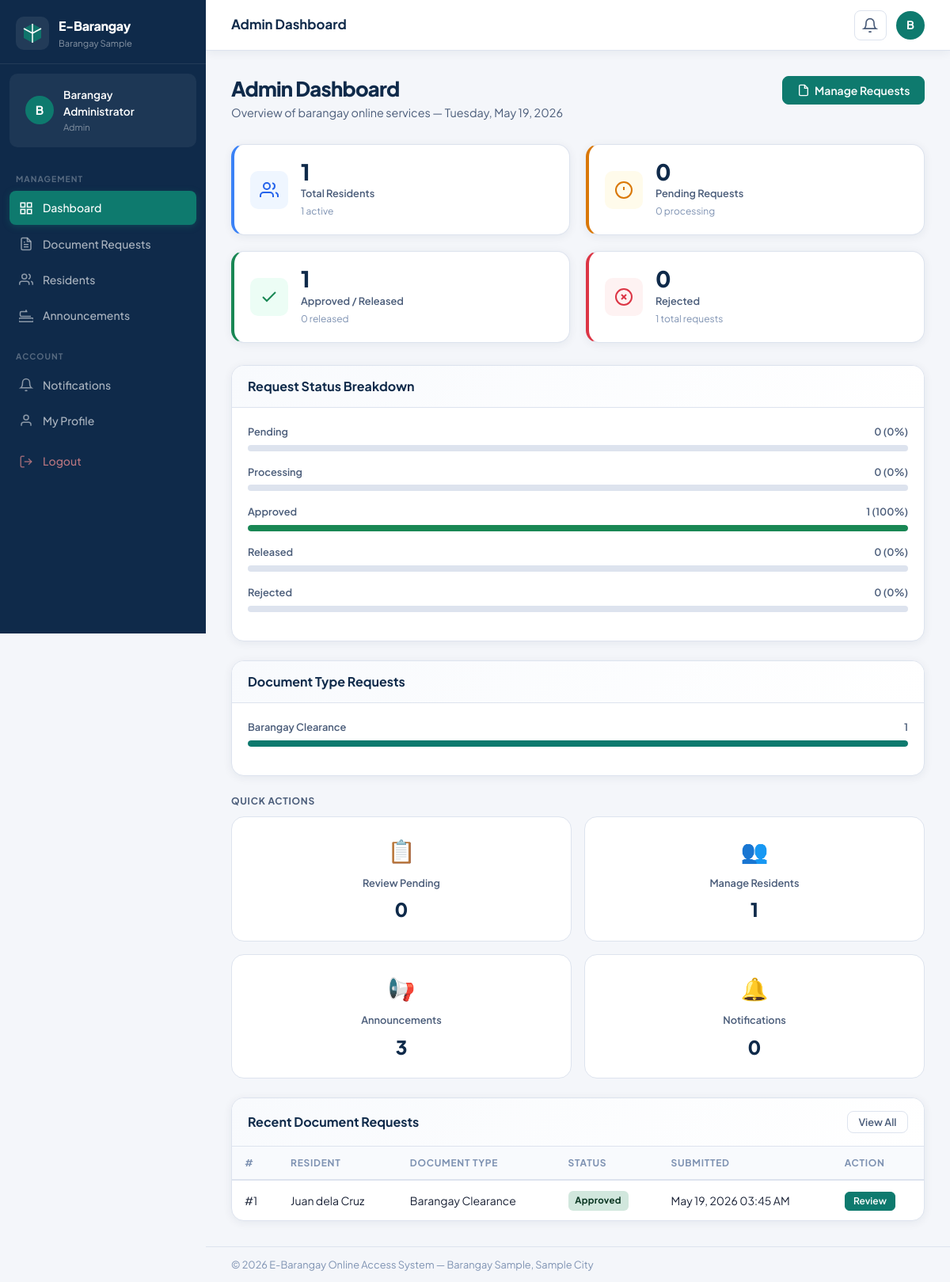
Page /admin_dashboard.php (signed in) on the committed database.
### tables this page shows
CREATE TABLE IF NOT EXISTS users (
    id INT AUTO_INCREMENT PRIMARY KEY,
    full_name VARCHAR(150) NOT NULL,
    email VARCHAR(150) NOT NULL UNIQUE,
    password VARCHAR(255) NOT NULL,
    phone VARCHAR(20),
    address TEXT,
    date_of_birth DATE,
    place_of_birth VARCHAR(150),
    civil_status ENUM('Single','Married','Widowed','Separated','Annulled') DEFAULT 'Single',
    citizenship VARCHAR(100) DEFAULT 'Filipino',
    cedula_number VARCHAR(50),
    gender ENUM('Male','Female','Other') DEFAULT 'Male',
    role ENUM('admin','resident') DEFAULT 'resident',
    status ENUM('active','inactive') DEFAULT 'active',
    profile_photo VARCHAR(255) DEFAULT NULL,
    created_at DATETIME DEFAULT CURRENT_TIMESTAMP,
    updated_at DATETIME DEFAULT CURRENT_TIMESTAMP ON UPDATE CURRENT_TIMESTAMP
);

CREATE TABLE IF NOT EXISTS document_requests (
    id INT AUTO_INCREMENT PRIMARY KEY,
    user_id INT NOT NULL,
    document_type ENUM('barangay_clearance','certificate_of_indigency','business_clearance','barangay_blotter') NOT NULL,
    status ENUM('Pending','Processing','Approved','Released','Rejected') DEFAULT 'Pending',
    purpose TEXT,
    admin_remarks TEXT DEFAULT NULL,
     
    full_name VARCHAR(150),
    complete_address TEXT,
    date_of_birth DATE,
    place_of_birth VARCHAR(150),
    civil_status VARCHAR(50),
    citizenship VARCHAR(100),
    period_of_residency VARCHAR(100),
    cedula_number VARCHAR(50),
     
    monthly_income DECIMAL(12,2),
    annual_income DECIMAL(12,2),
    target_institution VARCHAR(150),
    specific_benefit VARCHAR(150),
     
    business_name VARCHAR(150),
    business_address TEXT,
    type_of_ownership ENUM('Sole Proprietorship','Partnership','Corporation'),
    nature_of_business VARCHAR(200),
    capital_investment DECIMAL(15,2),
     
    complainant_name VARCHAR(150),
    complainant_address TEXT,
    complainant_contact VARCHAR(50),
    respondent_name VARCHAR(150),
    respondent_address TEXT,
    respondent_contact VARCHAR(50),
    case_type VARCHAR(100),
    date_of_occurrence DATETIME,
    place_of_incident TEXT,
    narrative_of_events LONGTEXT,
    witnesses TEXT,
    evidence_description TEXT,
    desired_action TEXT,
    created_at DATETIME DEFAULT CURRENT_TIMESTAMP,
    updated_at DATETIME DEFAULT CURRENT_TIMESTAMP ON UPDATE CURRENT_TIMESTAMP,
    FOREIGN KEY (user_id) REFERENCES users(id) ON DELETE CASCADE
);

### admin_dashboard.php (the view, shortened to what the rows shown need)
<?php
require_once 'config.php';
$recentReqs = $conn->query("SELECT dr.*, u.full_name FROM document_requests dr JOIN users u ON dr.user_id=u.id ORDER BY dr.created_at DESC LIMIT 8")->fetch_all(MYSQLI_ASSOC);
include_once 'includes/layout.php';
?>
<div class="page-header">
    <div>
        <h1 class="page-title">Admin Dashboard</h1>
    </div>
</div>
<div class="card" style="margin-top:1.5rem">
    <div class="card-body p-0">
        <div class="table-responsive">
            <table class="data-table">
                <thead>
                    <tr>
                        <th>#</th>
                        <th>Resident</th>
                        <th>Document Type</th>
                        <th>Status</th>
                        <th>Submitted</th>
                        <th>Action</th>
                    </tr>
                </thead>
                <tbody>
                    <?php if (empty($recentReqs)): ?>
                    <tr><td colspan="6" class="text-center text-muted">No requests found.</td></tr>
                    <?php else: foreach ($recentReqs as $r): ?>
                    <tr>
                        <td>#<?= $r['id'] ?></td>
                        <td><?= e($r['full_name']) ?></td>
                        <td><?= documentTypeLabel($r['document_type']) ?></td>
                        <td><?= statusBadge($r['status']) ?></td>
                        <td><?= formatDateTime($r['created_at']) ?></td>
                        <td>
                            <a href="manage_request.php?view=<?= $r['id'] ?>" class="btn btn-primary btn-xs">Review</a>
                        </td>
                    </tr>
                    <?php endforeach; endif; ?>
                </tbody>
            </table>
        </div>
    </div>
</div>
<?php include_once 'includes/footer.php'; ?>

### includes/layout.php (shortened to what the rows shown need)
<?php
require_once (strpos(__DIR__, 'includes') !== false ? dirname(__DIR__) . '/config.php' : 'config.php');
$currentUser    = getCurrentUser();
$userId         = (int)($_SESSION['user_id'] ?? 0);
$userRole       = $_SESSION['role'] ?? 'resident';
$unreadCount    = $userId ? getUnreadCount($userId) : 0;
$basePath = '';
if (strpos(__DIR__, 'includes') !== false) {
    $basePath = '../';
}
?>
<!DOCTYPE html>
<html lang="en">
<head>
    <link rel="stylesheet" href="<?= $basePath ?>css/style.css">
</head>
<body>
<aside class="sidebar" id="sidebar">
    <div class="sidebar-user-card">
        <div class="sidebar-avatar">
            <?= strtoupper(substr($currentUser['full_name'] ?? 'U', 0, 1)) ?>
        </div>
        <div class="sidebar-user-info">
            <span class="sidebar-user-name"><?= e($currentUser['full_name'] ?? 'User') ?></span>
            <span class="sidebar-user-role"><?= ucfirst($userRole) ?></span>
        </div>
    </div>
</aside>
<div class="main-wrapper">
    <header class="topbar">
        <div class="topbar-actions">
            <div class="notif-wrapper" id="notifWrapper">
                <button class="notif-btn <?= $unreadCount > 0 ? 'has-unread' : '' ?>" id="notifBtn" aria-label="Notifications">
                </button>
            </div>
            <a href="<?= $basePath ?>edit.php" class="topbar-avatar" title="Edit Profile">
                <?= strtoupper(substr($currentUser['full_name'] ?? 'U', 0, 1)) ?>
            </a>
        </div>
    </header>
    <main class="page-content">

### config.php (shortened to what the rows shown need)
<?php
$conn = new mysqli(DB_HOST, DB_USER, DB_PASS, DB_NAME);
$conn->set_charset('utf8mb4');
function isLoggedIn(): bool {
    return isset($_SESSION['user_id']) && !empty($_SESSION['user_id']);
}
function getCurrentUser(): ?array {
    global $conn;
    $id = (int)$_SESSION['user_id'];
    $stmt = $conn->prepare("SELECT * FROM users WHERE id = ? LIMIT 1");
    $stmt->bind_param('i', $id);
    $stmt->execute();
    $res = $stmt->get_result();
    return $res->fetch_assoc();
}
function getUnreadCount(int $userId): int {
    global $conn;
    $stmt = $conn->prepare("SELECT COUNT(*) as cnt FROM notifications WHERE user_id = ? AND is_read = 0");
    $stmt->bind_param('i', $userId);
    $stmt->execute();
    return (int)$stmt->get_result()->fetch_assoc()['cnt'];
}
function e(mixed $val): string {
    return htmlspecialchars((string)($val ?? ''), ENT_QUOTES, 'UTF-8');
}
function formatDateTime(?string $dt): string {
    return date('M d, Y h:i A', strtotime($dt));
}
function documentTypeLabel(string $type): string {
    return match($type) {
        'barangay_clearance'      => 'Barangay Clearance',
        'certificate_of_indigency' => 'Certificate of Indigency',
        'business_clearance'      => 'Business Clearance',
        'barangay_blotter'        => 'Barangay Blotter',
        default                   => ucwords(str_replace('_', ' ', $type)),
    };
}
function statusBadge(string $status): string {
    $map = [
        'Pending'    => 'badge-warning',
        'Processing' => 'badge-info',
        'Approved'   => 'badge-success',
        'Released'   => 'badge-primary',
        'Rejected'   => 'badge-danger',
        'active'     => 'badge-success',
        'inactive'   => 'badge-danger',
    ];
    $cls = $map[$status] ?? 'badge-secondary';
    return '<span class="badge ' . $cls . '">' . e($status) . '</span>';
}

### rows in the picture
users: full_name "B", full_name "Barangay Administrator"
document_requests: id "1", user.full_name "Juan dela Cruz", document_type "Barangay Clearance", status "Approved", created_at "May 19, 2026 03:45 AM"

### other values in the picture
SITE_NAME "E-Barangay"
BARANGAY_NAME "Barangay Sample"
$userRole "Admin"
$pageTitle "Admin Dashboard"
$totalResidents "1"
$activeResidents "1"
$pendingReqs "0"
$processingReqs "0"
$approvedReqs + $releasedReqs "1"
$releasedReqs "0"
$rejectedReqs "0"
$totalRequests "1"
$label "Pending"
$count "0"
$pct "0"
